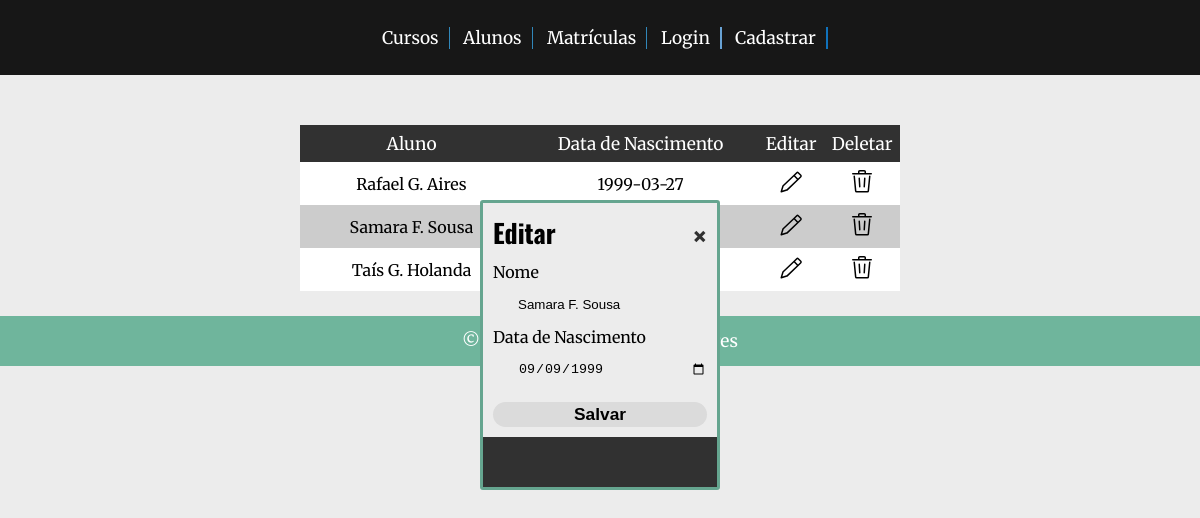
Screenshot of /site/students.php?edit=2 with the database file from the repository.
### tables this page shows
CREATE TABLE `users` (
  `user_id` int(11) NOT NULL,
  `user` varchar(100) NOT NULL,
  `year` date NOT NULL,
  `email` varchar(75) NOT NULL,
  `password` varchar(50) NOT NULL,
  `signup_date` datetime NOT NULL
);

### site/php/rows-query(students).php (called while the page is built)
<?php
$sql = "select * from users";
$result = mysqli_query($connection, $sql);
?>

### site/modals/edit-data(students).php (called while the page is built, shortened)
<?php
if (isset($_GET["edit"])) {
    $student = $_GET["edit"];
    $rec = mysqli_query($connection, "select * from users where user_id='$student'");
    $record = mysqli_fetch_array($rec);
    $user = $record["user"];
    $date = $record["year"];
}
?>

### site/students.php (the view, shortened to what this page needs)
<?php
include("../db/connection.php");
include("php/rows-query(students).php");
include("modals/edit-data(students).php");
include("modals/delete-data(students).php");
?>
<!DOCTYPE html>
<html lang="en">
<head>
    <link rel="stylesheet" href="css/index.css">
    <link rel="stylesheet" href="css/tables.css">
    <link rel="stylesheet" href="css/modals.css">
</head>
<body>
    <header.>
        <div class="underHeader">
            <ul>
                <li><a href="courses.php">Cursos</a></li>
                <li><a href="students.php">Alunos</a></li>
                <li><a href="registration.php">Matrículas</a></li>
                <?php
                    if (!isset($_SESSION["authenticated"])):
                ?>
                    <li class="userName"><a href="login.php">Login</a></li>
                    <li class="enter"><a href="signup.php">Cadastrar</a></li>
                <?php
                    endif;
                ?>
            </ul>
        </div>
    <section>
        <div class="sectionCard">
            <div class="table">
                <table class="t01">
                    <tr>
                        <th>Aluno</th>
                        <th>Data de Nascimento</th>
                        <th>Editar</th>
                        <th>Deletar</th>
                    </tr>
                    <tr>
                    <?php
                        while ($rows = mysqli_fetch_assoc($result)) {
                    ?>
                        <tr>
                            <td><?php echo $rows["user"]; ?></td>
                            <td><?php echo $rows["year"]; ?></td>
                            <td><a href="?edit=<?php echo $rows["user_id"]; ?>"><img src="icons/pencil-24.svg" alt="Edit button"></a></td>
                            <td><a href="?delete=<?php echo $rows["user_id"]; ?>"><img src="icons/trash-24.svg" alt="Trash button"></a></td>
                        </tr>
                    <?php
                        }
                    ?>
                </table>
                <div id="editModal" class="modal">
                    <form action="" method="POST">
                        <div class="modalHeader">
                            <span class="close">&times;</span>
                            <h2>Editar</h2>
                        </div>
                        <div class="modalBody">
                            <label for="">Nome</label>
                            <input type="text" name="user" id="" value="<?php echo $user; ?>">
                            <label for="">Data de Nascimento</label>
                            <input type="date" name="date" id="" value="<?php echo $date; ?>">
                            <button type="submit" name="update" class="btn">Salvar</button>
                        </div>
                        <div class="modalFooter">
                        </div>
                    </form>
                </div>
            </div>
        </div>
    </section>
    <footer>
        <div class="footer">
            <p>© 2021 Copyright: Rafael G. Aires</p>
        </div>
    </footer>
</body>
</html>

### site/css/index.css (style rules this page uses)
* { margin: 0; padding: 0; box-sizing: border-box; }
body { font-family: 'Merriweather', serif; background-color: #ececec; }
.underHeader { height: 75px; display: flex; justify-content: center; align-items: center; position: sticky; top: 0px; background-color: #000000e6; }
.underHeader ul { text-align: right; vertical-align: middle; text-align: center; padding: 10px; }
.underHeader ul li { list-style-type: none; display: inline-block; margin: 0px 0px 0px 10px; padding-right: 10px; border-right: 1px solid #3187b9; }
.underHeader ul li a { text-decoration: none; font-size: 13pt; color: #ffffff; }
.underHeader li { display: inline-block; vertical-align: middle; -webkit-transform: perspective(1px) translateZ(0); transform: perspective(1px) translateZ(0); box-shadow: 0 0 1px rgba(0, 0, 0, 0); position: relative; }
.underHeader li:before { content: ""; position: absolute; z-index: -1; left: 0; right: 100%; bottom: 0; background: #3187b9; height: 2px; -webkit-transition-property: right; transition-property: right; -webkit-transition-duration: 0.3s; transition-duration: 0.3s; -webkit-transition-timing-function: ease-out; transition-timing-function: ease-out; }
.underHeader .enter { border-right: 2px solid #1072bc; }
.underHeader .enter { display: inline-block; vertical-align: middle; -webkit-transform: perspective(1px) translateZ(0); transform: perspective(1px) translateZ(0); box-shadow: 0 0 1px rgba(0, 0, 0, 0); position: relative; }
.underHeader .enter:before { content: ""; position: absolute; z-index: -1; left: 0; right: 100%; bottom: 0; background: #1072bc; height: 2px; -webkit-transition-property: right; transition-property: right; -webkit-transition-duration: 0.3s; transition-duration: 0.3s; -webkit-transition-timing-function: ease-out; transition-timing-function: ease-out; }
.underHeader .userName { border-right: 2px solid #68a2d4; }
.underHeader .userName { display: inline-block; vertical-align: middle; -webkit-transform: perspective(1px) translateZ(0); transform: perspective(1px) translateZ(0); box-shadow: 0 0 1px rgba(0, 0, 0, 0); position: relative; }
.underHeader .userName:before { content: ""; position: absolute; z-index: -1; left: 0; right: 100%; bottom: 0; background: #68a2d4; height: 2px; -webkit-transition-property: right; transition-property: right; -webkit-transition-duration: 0.3s; transition-duration: 0.3s; -webkit-transition-timing-function: ease-out; transition-timing-function: ease-out; }
.footer { clear: both; display: flex; justify-content: center; align-items: center; background-color: #6fb59c; color: #ffffff; height: 50px; font-size: 13pt; }

### site/css/tables.css (style rules this page uses)
.table { display: flex; justify-content: center; align-items: center; margin: 50px auto 25px auto; }
.table table, th, td { width: 50%; padding: 7.5px; border: none; border-collapse: collapse; }
.t01 th { font-weight: normal; font-size: 13pt; background-color: #313131; color: white; }
.t01 tr:nth-child(even) { background-color: #cccccc; }
.t01 tr:nth-child(odd) { background-color: #ffffff; }
.t01 tr td { text-align: center; }
.t01 tr td a { text-decoration: none; color: #000000; }

### site/css/modals.css (style rules this page uses)
.modalHeader { margin-bottom: 10px; font-family: 'Oswald', sans-serif; font-weight: normal; font-size: 13pt; }
.modal { display: none; position: fixed; z-index: 1; left: 10; top: 25%; width: 20%; padding: 10px; overflow: auto; background-color: #ececec; border: 3px solid #65a58f; border-radius: 3px; animation-name: animatetop; animation-duration: .7s }
.modal input[type="text"], input[type="date"], input[type="number"] { height: 15px; width: 100%; margin: 15px 0px 15px 0px; padding-left: 25px; outline: none; background: transparent; border: none; border-radius: 3px; }
.modal button[type="submit"] { height: 25px; width: 100%; margin: 10px auto 0px auto; border: none; outline: none; cursor: pointer; border-radius: 20px; font-size: 13pt; font-weight: bold; transition: .25s; background-color: #dbdbdb; }
.close, .close1, .close2 { color: #313131; float: right; font-size: 30px; font-weight: bold; }
.modalFooter { margin: 10px -10px -10px -10px; height: 50px; background-color: #313131; color: white; }

### rows the page displays
users: user "Rafael G. Aires", year "1999-03-27"
users: user "Samara F. Sousa", date "09/09/1999"
users: user "Taís G. Holanda"
